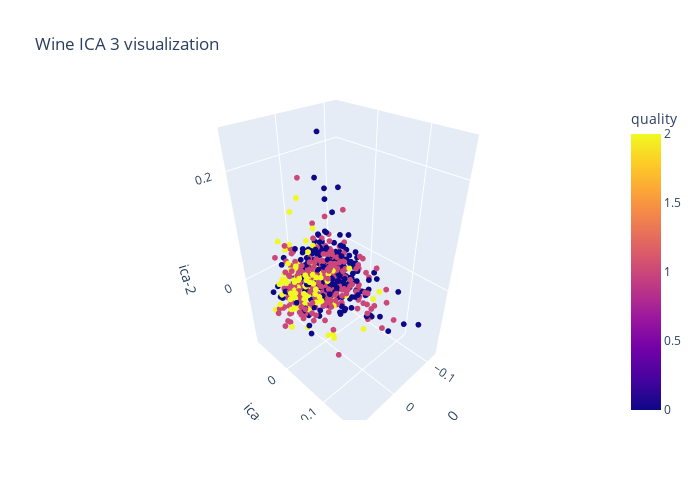

Here is the notebook cell this chart was saved with:
### Code cell
fig = px.scatter_3d(wine_Train,
                    x='ica-0',
                    y='ica-1',
                    z='ica-2',
                    color='quality',
                    title='Wine ICA 3 visualization'
#                     template='plotly_dark',
                    )
fig.update_traces(marker=dict(size=2))
fig.update_layout(width=700, height=500, bargap=0.05)
fig.show()

### Figure 1 — Plotly figure (JSON) as saved in the notebook; plotly's stock layout.template omitted (floating-point values rounded to 4 significant figures; data arrays with more than 128 entries replaced by an {"elided": "..."} marker saying what was removed)
{"data": [{"hovertemplate": "ica-0=%{x}<br>ica-1=%{y}<br>ica-2=%{z}<br>quality=%{marker.color}<extra></extra>", "legendgroup": "", "marker": {"color": {"elided": "685 int values"}, "coloraxis": "coloraxis", "size": 2, "symbol": "circle"}, "mode": "markers", "name": "", "scene": "scene", "showlegend": false, "type": "scatter3d", "x": {"elided": "685 float values"}, "y": {"elided": "685 float values"}, "z": {"elided": "685 float values"}}], "layout": {"bargap": 0.05, "coloraxis": {"colorbar": {"title": {"text": "quality"}}, "colorscale": [[0, "#0d0887"], [0.1111, "#46039f"], [0.2222, "#7201a8"], [0.3333, "#9c179e"], [0.4444, "#bd3786"], [0.5556, "#d8576b"], [0.6667, "#ed7953"], [0.7778, "#fb9f3a"], [0.8889, "#fdca26"], [1, "#f0f921"]]}, "height": 500, "legend": {"tracegroupgap": 0}, "scene": {"domain": {"x": [0, 1], "y": [0, 1]}, "xaxis": {"title": {"text": "ica-0"}}, "yaxis": {"title": {"text": "ica-1"}}, "zaxis": {"title": {"text": "ica-2"}}}, "title": {"text": "Wine ICA 3 visualization"}, "width": 700}}
